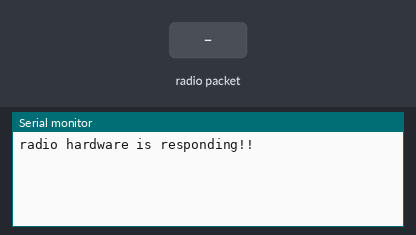
Simulated run of this sketch. Board: Arduino Uno, built with avr-gcc and run on an emulated ATmega328P. On the bench: the last lines printed to the serial monitor. The inputs (shaded band) are chosen by the test bench. No radio packets arrive unless stated.

Above: at 1.2 s.
1.3 s: radio packet "1" arrives
At 1.9 s:
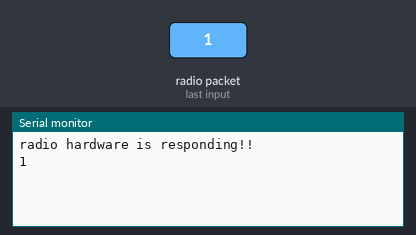
2.8 s: radio packet "0" arrives
At 4.0 s:
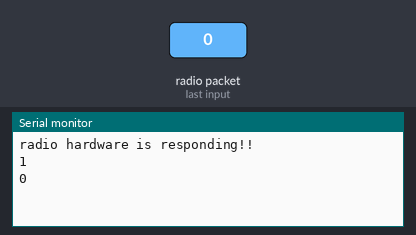
4.3 s: radio packet "2" arrives
At 5.5 s:
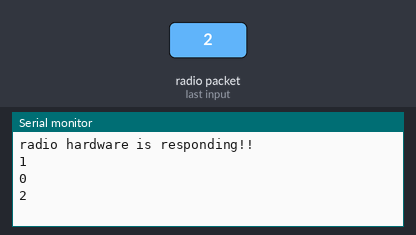

The sketch:

Receiver.ino
```cpp
#include <SPI.h>
#include <nRF24L01.h>
#include <RF24.h>

//RF24 radio(3, 2); // Mega
RF24 radio(6, 7); // Uno

const byte address[6] = "00001";

void setup()
{
    Serial.begin(115200);
    while (!Serial) {
        // some boards need to wait to ensure access to serial over USB
    }

    if (!radio.begin()) {
        Serial.println(F("radio hardware is not responding!!"));
        while (1) {} // hold in infinite loop
    }

    Serial.println(F("radio hardware is responding!!"));

    radio.openReadingPipe(0, address);
    radio.setPALevel(RF24_PA_LOW);
    // radio.setDataRate(RF24_250KBPS);
    radio.startListening();
}

void loop()
{
    if (radio.available())
    {
        char text[32] = "";
        radio.read(&text, sizeof(text));
        Serial.println(text);
    }

    delay(100);
}
```

Measured:
- after the input at 1.3 s, the serial monitor: prints a new line at once (image 1)
- after the input at 2.8 s, the serial monitor: prints a new line at once (image 2)
- after the input at 4.3 s, the serial monitor: prints a new line at once (image 3)
